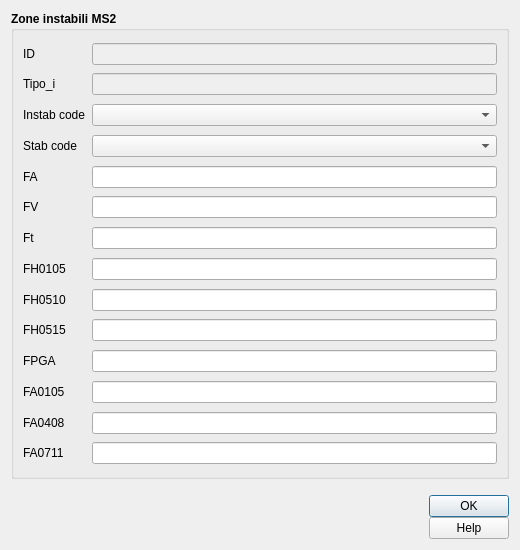
<?xml version="1.0" encoding="UTF-8"?>
<ui version="4.0">
 <class>instab_2</class>
 <widget class="QDialog" name="instab_2">
  <property name="geometry">
   <rect>
    <x>0</x>
    <y>0</y>
    <width>520</width>
    <height>550</height>
   </rect>
  </property>
  <property name="sizePolicy">
   <sizepolicy hsizetype="Fixed" vsizetype="Fixed">
    <horstretch>0</horstretch>
    <verstretch>0</verstretch>
   </sizepolicy>
  </property>
  <property name="minimumSize">
   <size>
    <width>520</width>
    <height>550</height>
   </size>
  </property>
  <property name="maximumSize">
   <size>
    <width>1500</width>
    <height>1500</height>
   </size>
  </property>
  <property name="windowTitle">
   <string>Zone instabili MS2</string>
  </property>
  <property name="modal">
   <bool>true</bool>
  </property>
  <layout class="QGridLayout" name="gridLayout_3">
   <item row="0" column="0">
    <widget class="QGroupBox" name="groupBox_2">
     <property name="sizePolicy">
      <sizepolicy hsizetype="Expanding" vsizetype="Expanding">
       <horstretch>0</horstretch>
       <verstretch>0</verstretch>
      </sizepolicy>
     </property>
     <property name="minimumSize">
      <size>
       <width>0</width>
       <height>0</height>
      </size>
     </property>
     <property name="font">
      <font>
       <weight>75</weight>
       <bold>true</bold>
      </font>
     </property>
     <property name="title">
      <string>Zone instabili MS2</string>
     </property>
     <layout class="QGridLayout" name="gridLayout">
      <item row="13" column="1">
       <widget class="QLineEdit" name="Ft">
        <property name="toolTip">
         <string/>
        </property>
       </widget>
      </item>
      <item row="15" column="0">
       <widget class="QLabel" name="label_13">
        <property name="font">
         <font>
          <weight>50</weight>
          <bold>false</bold>
         </font>
        </property>
        <property name="text">
         <string>FH0105</string>
        </property>
       </widget>
      </item>
      <item row="11" column="1">
       <widget class="QLineEdit" name="FV">
        <property name="toolTip">
         <string/>
        </property>
       </widget>
      </item>
      <item row="3" column="0">
       <widget class="QLabel" name="label">
        <property name="font">
         <font>
          <weight>50</weight>
          <bold>false</bold>
         </font>
        </property>
        <property name="text">
         <string>Tipo_i</string>
        </property>
       </widget>
      </item>
      <item row="5" column="0">
       <widget class="QLabel" name="label_3">
        <property name="font">
         <font>
          <weight>50</weight>
          <bold>false</bold>
         </font>
        </property>
        <property name="text">
         <string>Instab code</string>
        </property>
       </widget>
      </item>
      <item row="1" column="0">
       <widget class="QLabel" name="label_2">
        <property name="sizePolicy">
         <sizepolicy hsizetype="Minimum" vsizetype="Preferred">
          <horstretch>0</horstretch>
          <verstretch>0</verstretch>
         </sizepolicy>
        </property>
        <property name="minimumSize">
         <size>
          <width>45</width>
          <height>0</height>
         </size>
        </property>
        <property name="font">
         <font>
          <weight>50</weight>
          <bold>false</bold>
         </font>
        </property>
        <property name="text">
         <string>&lt;html&gt;&lt;head/&gt;&lt;body&gt;&lt;p&gt;ID&lt;/p&gt;&lt;/body&gt;&lt;/html&gt;</string>
        </property>
       </widget>
      </item>
      <item row="1" column="1">
       <widget class="QLineEdit" name="pkuid">
        <property name="enabled">
         <bool>false</bool>
        </property>
        <property name="palette">
         <palette>
          <active>
           <colorrole role="Text">
            <brush brushstyle="SolidPattern">
             <color alpha="255">
              <red>113</red>
              <green>113</green>
              <blue>113</blue>
             </color>
            </brush>
           </colorrole>
          </active>
          <inactive>
           <colorrole role="Text">
            <brush brushstyle="SolidPattern">
             <color alpha="255">
              <red>113</red>
              <green>113</green>
              <blue>113</blue>
             </color>
            </brush>
           </colorrole>
          </inactive>
          <disabled>
           <colorrole role="Text">
            <brush brushstyle="SolidPattern">
             <color alpha="255">
              <red>120</red>
              <green>120</green>
              <blue>120</blue>
             </color>
            </brush>
           </colorrole>
          </disabled>
         </palette>
        </property>
        <property name="toolTip">
         <string/>
        </property>
       </widget>
      </item>
      <item row="3" column="1">
       <widget class="QLineEdit" name="Tipo_i">
        <property name="enabled">
         <bool>false</bool>
        </property>
        <property name="palette">
         <palette>
          <active>
           <colorrole role="Text">
            <brush brushstyle="SolidPattern">
             <color alpha="255">
              <red>113</red>
              <green>113</green>
              <blue>113</blue>
             </color>
            </brush>
           </colorrole>
          </active>
          <inactive>
           <colorrole role="Text">
            <brush brushstyle="SolidPattern">
             <color alpha="255">
              <red>113</red>
              <green>113</green>
              <blue>113</blue>
             </color>
            </brush>
           </colorrole>
          </inactive>
          <disabled>
           <colorrole role="Text">
            <brush brushstyle="SolidPattern">
             <color alpha="255">
              <red>120</red>
              <green>120</green>
              <blue>120</blue>
             </color>
            </brush>
           </colorrole>
          </disabled>
         </palette>
        </property>
        <property name="toolTip">
         <string/>
        </property>
       </widget>
      </item>
      <item row="9" column="1">
       <widget class="QLineEdit" name="FA">
        <property name="toolTip">
         <string/>
        </property>
       </widget>
      </item>
      <item row="7" column="0">
       <widget class="QLabel" name="label_4">
        <property name="font">
         <font>
          <weight>50</weight>
          <bold>false</bold>
         </font>
        </property>
        <property name="text">
         <string>Stab code</string>
        </property>
       </widget>
      </item>
      <item row="9" column="0">
       <widget class="QLabel" name="label_12">
        <property name="font">
         <font>
          <weight>50</weight>
          <bold>false</bold>
         </font>
        </property>
        <property name="text">
         <string>FA</string>
        </property>
       </widget>
      </item>
      <item row="7" column="1">
       <widget class="QComboBox" name="cod_stab">
        <property name="toolTip">
         <string/>
        </property>
       </widget>
      </item>
      <item row="11" column="0">
       <widget class="QLabel" name="label_15">
        <property name="font">
         <font>
          <weight>50</weight>
          <bold>false</bold>
         </font>
        </property>
        <property name="text">
         <string>FV</string>
        </property>
       </widget>
      </item>
      <item row="5" column="1">
       <widget class="QComboBox" name="cod_instab">
        <property name="sizePolicy">
         <sizepolicy hsizetype="Expanding" vsizetype="Fixed">
          <horstretch>0</horstretch>
          <verstretch>0</verstretch>
         </sizepolicy>
        </property>
        <property name="toolTip">
         <string/>
        </property>
       </widget>
      </item>
      <item row="13" column="0">
       <widget class="QLabel" name="label_14">
        <property name="font">
         <font>
          <weight>50</weight>
          <bold>false</bold>
         </font>
        </property>
        <property name="text">
         <string>Ft</string>
        </property>
       </widget>
      </item>
      <item row="15" column="1">
       <widget class="QLineEdit" name="FH0105">
        <property name="toolTip">
         <string/>
        </property>
       </widget>
      </item>
      <item row="17" column="0">
       <widget class="QLabel" name="label_16">
        <property name="font">
         <font>
          <weight>50</weight>
          <bold>false</bold>
         </font>
        </property>
        <property name="text">
         <string>FH0510</string>
        </property>
       </widget>
      </item>
      <item row="19" column="0">
       <widget class="QLabel" name="label_21">
        <property name="font">
         <font>
          <weight>50</weight>
          <bold>false</bold>
         </font>
        </property>
        <property name="text">
         <string>FH0515</string>
        </property>
       </widget>
      </item>
      <item row="17" column="1">
       <widget class="QLineEdit" name="FH0510">
        <property name="toolTip">
         <string/>
        </property>
       </widget>
      </item>
      <item row="19" column="1">
       <widget class="QLineEdit" name="FH0515">
        <property name="toolTip">
         <string/>
        </property>
       </widget>
      </item>
      <item row="21" column="0">
       <widget class="QLabel" name="label_18">
        <property name="font">
         <font>
          <weight>50</weight>
          <bold>false</bold>
         </font>
        </property>
        <property name="text">
         <string>FPGA</string>
        </property>
       </widget>
      </item>
      <item row="23" column="1">
       <widget class="QLineEdit" name="FA0105">
        <property name="toolTip">
         <string/>
        </property>
       </widget>
      </item>
      <item row="25" column="0">
       <widget class="QLabel" name="label_17">
        <property name="font">
         <font>
          <weight>50</weight>
          <bold>false</bold>
         </font>
        </property>
        <property name="text">
         <string>FA0408</string>
        </property>
       </widget>
      </item>
      <item row="23" column="0">
       <widget class="QLabel" name="label_19">
        <property name="font">
         <font>
          <weight>50</weight>
          <bold>false</bold>
         </font>
        </property>
        <property name="text">
         <string>FA0105</string>
        </property>
       </widget>
      </item>
      <item row="21" column="1">
       <widget class="QLineEdit" name="FPGA">
        <property name="toolTip">
         <string/>
        </property>
       </widget>
      </item>
      <item row="27" column="0">
       <widget class="QLabel" name="label_20">
        <property name="font">
         <font>
          <weight>50</weight>
          <bold>false</bold>
         </font>
        </property>
        <property name="text">
         <string>FA0711</string>
        </property>
       </widget>
      </item>
      <item row="27" column="1">
       <widget class="QLineEdit" name="FA0711">
        <property name="toolTip">
         <string/>
        </property>
       </widget>
      </item>
      <item row="25" column="1">
       <widget class="QLineEdit" name="FA0408">
        <property name="toolTip">
         <string/>
        </property>
       </widget>
      </item>
      <item row="0" column="1">
       <spacer name="verticalSpacer">
        <property name="orientation">
         <enum>Qt::Vertical</enum>
        </property>
        <property name="sizeHint" stdset="0">
         <size>
          <width>20</width>
          <height>40</height>
         </size>
        </property>
       </spacer>
      </item>
      <item row="4" column="1">
       <spacer name="verticalSpacer_3">
        <property name="orientation">
         <enum>Qt::Vertical</enum>
        </property>
        <property name="sizeHint" stdset="0">
         <size>
          <width>20</width>
          <height>40</height>
         </size>
        </property>
       </spacer>
      </item>
      <item row="12" column="1">
       <spacer name="verticalSpacer_7">
        <property name="orientation">
         <enum>Qt::Vertical</enum>
        </property>
        <property name="sizeHint" stdset="0">
         <size>
          <width>20</width>
          <height>40</height>
         </size>
        </property>
       </spacer>
      </item>
      <item row="8" column="1">
       <spacer name="verticalSpacer_5">
        <property name="orientation">
         <enum>Qt::Vertical</enum>
        </property>
        <property name="sizeHint" stdset="0">
         <size>
          <width>20</width>
          <height>40</height>
         </size>
        </property>
       </spacer>
      </item>
      <item row="2" column="1">
       <spacer name="verticalSpacer_2">
        <property name="orientation">
         <enum>Qt::Vertical</enum>
        </property>
        <property name="sizeHint" stdset="0">
         <size>
          <width>20</width>
          <height>40</height>
         </size>
        </property>
       </spacer>
      </item>
      <item row="6" column="1">
       <spacer name="verticalSpacer_4">
        <property name="orientation">
         <enum>Qt::Vertical</enum>
        </property>
        <property name="sizeHint" stdset="0">
         <size>
          <width>20</width>
          <height>40</height>
         </size>
        </property>
       </spacer>
      </item>
      <item row="14" column="1">
       <spacer name="verticalSpacer_8">
        <property name="orientation">
         <enum>Qt::Vertical</enum>
        </property>
        <property name="sizeHint" stdset="0">
         <size>
          <width>20</width>
          <height>40</height>
         </size>
        </property>
       </spacer>
      </item>
      <item row="16" column="1">
       <spacer name="verticalSpacer_9">
        <property name="orientation">
         <enum>Qt::Vertical</enum>
        </property>
        <property name="sizeHint" stdset="0">
         <size>
          <width>20</width>
          <height>40</height>
         </size>
        </property>
       </spacer>
      </item>
      <item row="18" column="1">
       <spacer name="verticalSpacer_10">
        <property name="orientation">
         <enum>Qt::Vertical</enum>
        </property>
        <property name="sizeHint" stdset="0">
         <size>
          <width>20</width>
          <height>40</height>
         </size>
        </property>
       </spacer>
      </item>
      <item row="10" column="1">
       <spacer name="verticalSpacer_6">
        <property name="orientation">
         <enum>Qt::Vertical</enum>
        </property>
        <property name="sizeHint" stdset="0">
         <size>
          <width>20</width>
          <height>40</height>
         </size>
        </property>
       </spacer>
      </item>
      <item row="24" column="1">
       <spacer name="verticalSpacer_13">
        <property name="orientation">
         <enum>Qt::Vertical</enum>
        </property>
        <property name="sizeHint" stdset="0">
         <size>
          <width>20</width>
          <height>40</height>
         </size>
        </property>
       </spacer>
      </item>
      <item row="20" column="1">
       <spacer name="verticalSpacer_11">
        <property name="orientation">
         <enum>Qt::Vertical</enum>
        </property>
        <property name="sizeHint" stdset="0">
         <size>
          <width>20</width>
          <height>40</height>
         </size>
        </property>
       </spacer>
      </item>
      <item row="26" column="1">
       <spacer name="verticalSpacer_14">
        <property name="orientation">
         <enum>Qt::Vertical</enum>
        </property>
        <property name="sizeHint" stdset="0">
         <size>
          <width>20</width>
          <height>40</height>
         </size>
        </property>
       </spacer>
      </item>
      <item row="22" column="1">
       <spacer name="verticalSpacer_12">
        <property name="orientation">
         <enum>Qt::Vertical</enum>
        </property>
        <property name="sizeHint" stdset="0">
         <size>
          <width>20</width>
          <height>40</height>
         </size>
        </property>
       </spacer>
      </item>
      <item row="28" column="1">
       <spacer name="verticalSpacer_15">
        <property name="orientation">
         <enum>Qt::Vertical</enum>
        </property>
        <property name="sizeHint" stdset="0">
         <size>
          <width>20</width>
          <height>40</height>
         </size>
        </property>
       </spacer>
      </item>
     </layout>
    </widget>
   </item>
   <item row="1" column="0">
    <layout class="QGridLayout" name="gridLayout_2">
     <property name="sizeConstraint">
      <enum>QLayout::SetDefaultConstraint</enum>
     </property>
     <property name="topMargin">
      <number>10</number>
     </property>
     <property name="horizontalSpacing">
      <number>10</number>
     </property>
     <property name="verticalSpacing">
      <number>0</number>
     </property>
     <item row="0" column="1">
      <widget class="QLabel" name="label_11">
       <property name="sizePolicy">
        <sizepolicy hsizetype="Preferred" vsizetype="Fixed">
         <horstretch>0</horstretch>
         <verstretch>0</verstretch>
        </sizepolicy>
       </property>
       <property name="text">
        <string/>
       </property>
       <property name="pixmap">
        <pixmap>../loghi/logoigag.png</pixmap>
       </property>
      </widget>
     </item>
     <item row="0" column="4">
      <layout class="QVBoxLayout" name="verticalLayout">
       <item>
        <widget class="QDialogButtonBox" name="buttonBox">
         <property name="sizePolicy">
          <sizepolicy hsizetype="Fixed" vsizetype="Fixed">
           <horstretch>0</horstretch>
           <verstretch>0</verstretch>
          </sizepolicy>
         </property>
         <property name="minimumSize">
          <size>
           <width>0</width>
           <height>0</height>
          </size>
         </property>
         <property name="cursor">
          <cursorShape>PointingHandCursor</cursorShape>
         </property>
         <property name="orientation">
          <enum>Qt::Vertical</enum>
         </property>
         <property name="standardButtons">
          <set>QDialogButtonBox::Ok</set>
         </property>
         <property name="centerButtons">
          <bool>true</bool>
         </property>
        </widget>
       </item>
       <item>
        <widget class="QPushButton" name="help_button">
         <property name="cursor">
          <cursorShape>PointingHandCursor</cursorShape>
         </property>
         <property name="text">
          <string>Help</string>
         </property>
        </widget>
       </item>
      </layout>
     </item>
     <item row="0" column="3">
      <spacer name="horizontalSpacer">
       <property name="orientation">
        <enum>Qt::Horizontal</enum>
       </property>
       <property name="sizeHint" stdset="0">
        <size>
         <width>40</width>
         <height>20</height>
        </size>
       </property>
      </spacer>
     </item>
     <item row="0" column="0">
      <widget class="QLabel" name="label_10">
       <property name="sizePolicy">
        <sizepolicy hsizetype="Preferred" vsizetype="Fixed">
         <horstretch>0</horstretch>
         <verstretch>0</verstretch>
        </sizepolicy>
       </property>
       <property name="text">
        <string/>
       </property>
       <property name="pixmap">
        <pixmap>../loghi/logo-cnr.png</pixmap>
       </property>
      </widget>
     </item>
     <item row="0" column="2">
      <widget class="QLabel" name="label_22">
       <property name="sizePolicy">
        <sizepolicy hsizetype="Preferred" vsizetype="Fixed">
         <horstretch>0</horstretch>
         <verstretch>0</verstretch>
        </sizepolicy>
       </property>
       <property name="text">
        <string/>
       </property>
       <property name="pixmap">
        <pixmap>../loghi/logo-labgis.png</pixmap>
       </property>
      </widget>
     </item>
    </layout>
   </item>
  </layout>
 </widget>
 <resources/>
 <connections/>
</ui>
